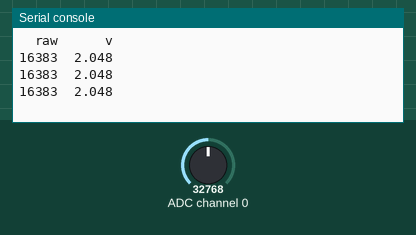
This program was run on a simulated CircuitPython board. Parts: the last lines printed to the serial console. The inputs (shaded band) are chosen by the test bench; at power-on: ADC channel 0 = 32768 (analog values on the 0–65535 scale).

Above: at 1.2 s.
1.3 s: ADC channel 0 set to 19660
At 2.0 s:
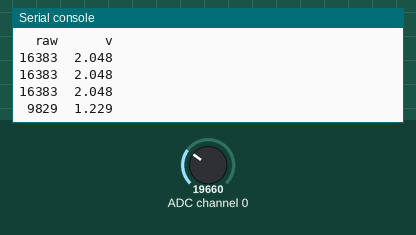
3.0 s: ADC channel 0 set to 0
At 3.5 s:
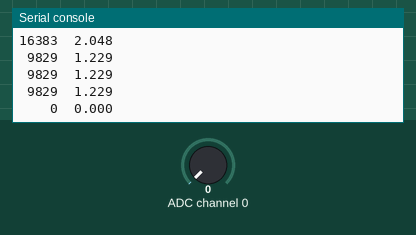

Measured:
- after the input at 1.3 s, the serial console: prints a new line after 0.27 s (image 1)
- after the input at 3.0 s, the serial console: prints a new line after 0.11 s (image 2)

The program:

adc_test.py
```python
# (licence header left out)
import time
import board
import busio
import adafruit_ads1x15.ads1115 as ADS
from adafruit_ads1x15.analog_in import AnalogIn

# Create the I2C bus
i2c = busio.I2C(board.SCL, board.SDA)
# Create the ADC object using the I2C bus
ads = ADS.ADS1115(i2c)

# Create single-ended input on channel 0
chan = AnalogIn(ads, ADS.P0)
# Create differential input between channel 0 and 1
# chan = AnalogIn(ads, ADS.P0, ADS.P1)
print("{:>5}\t{:>5}".format("raw", "v"))
while True:
    print("{:>5}\t{:>5.3f}".format(chan.value, chan.voltage))
    time.sleep(0.5)
```
